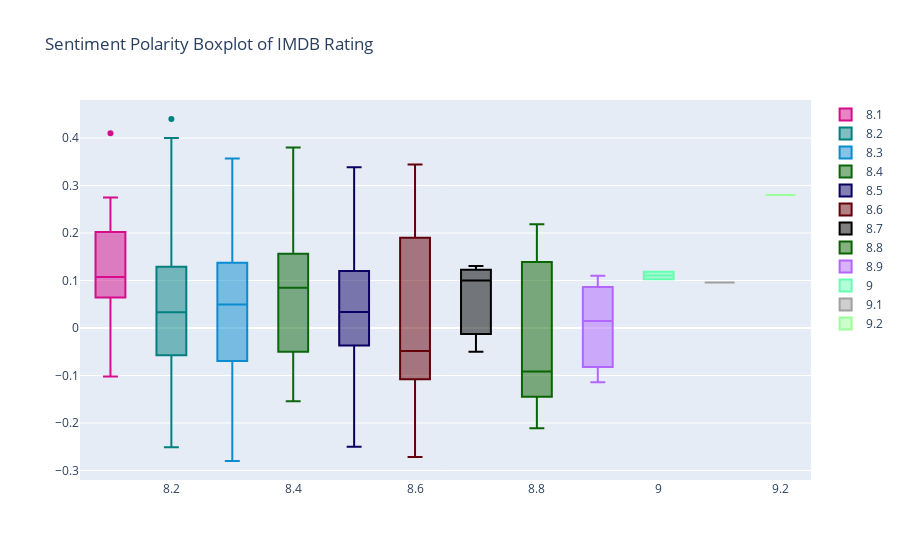

Notebook code cell kept with this figure:
### Code cell
import plotly.graph_objs as go
import plotly.offline as py
y0 = df.loc[df['IMDB Rating'] == 8.1]['polarity']
y1 = df.loc[df['IMDB Rating'] == 8.2]['polarity']
y2 = df.loc[df['IMDB Rating'] == 8.3]['polarity']
y3 = df.loc[df['IMDB Rating'] == 8.4]['polarity']
y4 = df.loc[df['IMDB Rating'] == 8.5]['polarity']
y5 = df.loc[df['IMDB Rating'] == 8.6]['polarity']
y6 = df.loc[df['IMDB Rating'] == 8.7]['polarity']
y7 = df.loc[df['IMDB Rating'] == 8.8]['polarity']
y8 = df.loc[df['IMDB Rating'] == 8.9]['polarity']
y9 = df.loc[df['IMDB Rating'] == 9]['polarity']
y10 = df.loc[df['IMDB Rating'] == 9.1]['polarity']
y11 = df.loc[df['IMDB Rating'] == 9.2]['polarity']

trace0 = go.Box(
    y=y0,
    name = '8.1',
    marker = dict(
        color = 'rgb(214, 12, 140)',
    )
)
trace1 = go.Box(
    y=y1,
    name = '8.2',
    marker = dict(
        color = 'rgb(0, 128, 128)',
    )
)
trace2 = go.Box(
    y=y2,
    name = '8.3',
    marker = dict(
        color = 'rgb(10, 140, 208)',
    )
)
trace3 = go.Box(
    y=y3,
    name = '8.4',
    marker = dict(
        color = 'rgb(12, 102, 14)',
    )
)
trace4 = go.Box(
    y=y4,
    name = '8.5',
    marker = dict(
        color = 'rgb(10, 0, 100)',
    )
)
trace5 = go.Box(
    y=y5,
    name = '8.6',
    marker = dict(
        color = 'rgb(100, 0, 10)',
    )
)
trace6 = go.Box(
    y=y6,
    name = '8.7',
    marker = dict(
        color = 'rgb(0, 0, 0)',
    )
)
trace7 = go.Box(
    y=y7,
    name = '8.8',
    marker = dict(
        color = 'rgb(10, 100, 0)',
    )
)
trace8 = go.Box(
    y=y8,
    name = '8.9',
    marker = dict(
        color = 'rgb(178,102,255)',
    )
)
trace9 = go.Box(
    y=y9,
    name = '9',
    marker = dict(
        color = 'rgb(102,755,178)',
    )
)
trace10 = go.Box(
    y=y10,
    name = '9.1',
    marker = dict(
        color = 'rgb(160,160,160)',
    )
)
trace11 = go.Box(
    y=y11,
    name = '9.2',
    marker = dict(
        color = 'rgb(153,255,153)',
    )
)
data = [trace0, trace1, trace2, trace3, trace4, trace5, trace6, trace7, trace8, trace9, trace10, trace11]
layout = go.Layout(
    title = "Sentiment Polarity Boxplot of IMDB Rating"
)

fig = go.Figure(data=data,layout=layout)
py.iplot(fig, filename = "Sentiment Polarity Boxplot of IMDB Rating")

### Figure 1 — Plotly figure (JSON) as saved in the notebook; plotly's stock layout.template omitted (floating-point values rounded to 4 significant figures)
{"data": [{"marker": {"color": "rgb(214, 12, 140)"}, "name": "8.1", "type": "box", "y": [-0.01663, -0.1019, 0.1286, 0.275, 0.06662, 0.1295, 0.1074, 0.2267, 0.06667, 0.06331, 0.41]}, {"marker": {"color": "rgb(0, 128, 128)"}, "name": "8.2", "type": "box", "y": [-0.03667, 0.44, 0.1473, 0.3438, 0.025, 0.1072, -0.05455, -0.1577, 0.08422, -0.01264, 0.075, 0.107, 0.2351, 0.05611, 0.19, 0.009091, 0.18, -0.08333, 0.08333, 0.1108, 0.4, 0.01667, -0.09091, 0.15, 0.1231, -0.01833, -0.06667, 0.11, -0.02273, -0.2083, -0.2375, -0.06481, 0.1196, -0.1167, -0.1884, -0.0506, 0.006818, 0.1833, 0.1556, 0.03333, -0.2509, 0.1158, -0.01667, -0.1222, 0.1478]}, {"marker": {"color": "rgb(10, 140, 208)"}, "name": "8.3", "type": "box", "y": [-0.02963, -0.175, 0.05909, 0.1321, -0.07722, -0.28, 0.1236, 0.017, 0.08333, 0.07083, -0.08519, 0.04822, 0.3569, 0.1375, -0.175, -0.06705, 0.1377, -0.2167, 0.0496, 0.2, -0.05, 0.1186, -7.401e-18, 0.1922, -0.15, 0.35, 0.32, 0.3, 0]}, {"marker": {"color": "rgb(12, 102, 14)"}, "name": "8.4", "type": "box", "y": [-0.02384, -0.03611, 0.1792, 0.1241, -0.05714, -0.05714, 0.1278, -0.02267, -0.05714, 0.275, 0.1777, 0.008951, -0.1542, 0.08484, 0.09228, 0.08766, -0.1472, 0.38, 0.1494, -0.04739, 0.2733]}, {"marker": {"color": "rgb(10, 0, 100)"}, "name": "8.5", "type": "box", "y": [-0.02797, -0.07012, 0.1786, 0.01833, 0.08701, -0.0175, 0.03364, -0.2389, -0.25, -0.03978, 0.03333, 0.1562, -0.1886, 0.1304, 0.08788, 0.25, 0.1917, 0.05546, -0.1667, 0.3385, 0.07083, 0.025, 0.05]}, {"marker": {"color": "rgb(100, 0, 10)"}, "name": "8.6", "type": "box", "y": [0.19, -0.1031, -0.2714, -0.1333, -0.1076, 0.2263, 0.3444, -0.02153, 0.07969, -0.075]}, {"marker": {"color": "rgb(0, 0, 0)"}, "name": "8.7", "type": "box", "y": [0.1304, 0.1, -0.05]}, {"marker": {"color": "rgb(10, 100, 0)"}, "name": "8.8", "type": "box", "y": [0.1125, -0.0915, -0.2111, -0.1227, 0.2182]}, {"marker": {"color": "rgb(178,102,255)"}, "name": "8.9", "type": "box", "y": [0.015, 0.11, -0.1143]}, {"marker": {"color": "rgb(102,755,178)"}, "name": "9", "type": "box", "y": [0.1182, 0.1025]}, {"marker": {"color": "rgb(160,160,160)"}, "name": "9.1", "type": "box", "y": [0.09564]}, {"marker": {"color": "rgb(153,255,153)"}, "name": "9.2", "type": "box", "y": [0.2802]}], "layout": {"title": {"text": "Sentiment Polarity Boxplot of IMDB Rating"}}}
